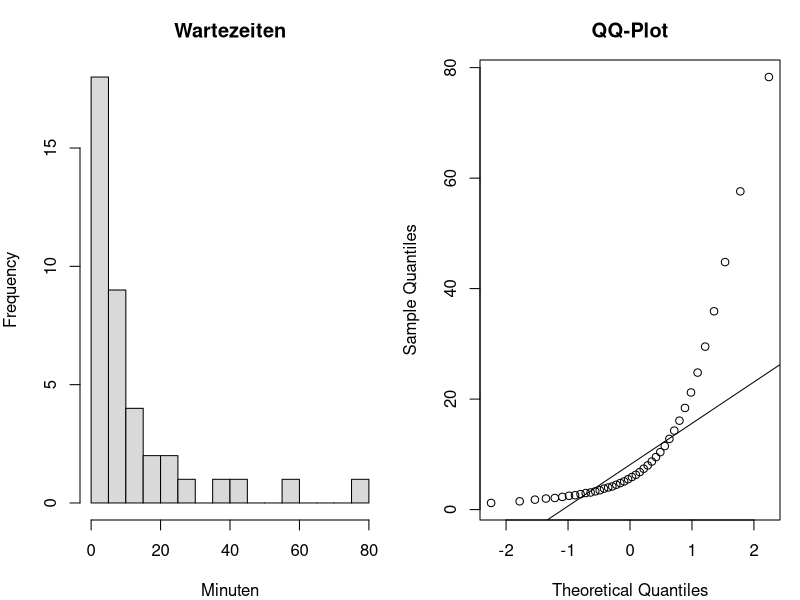
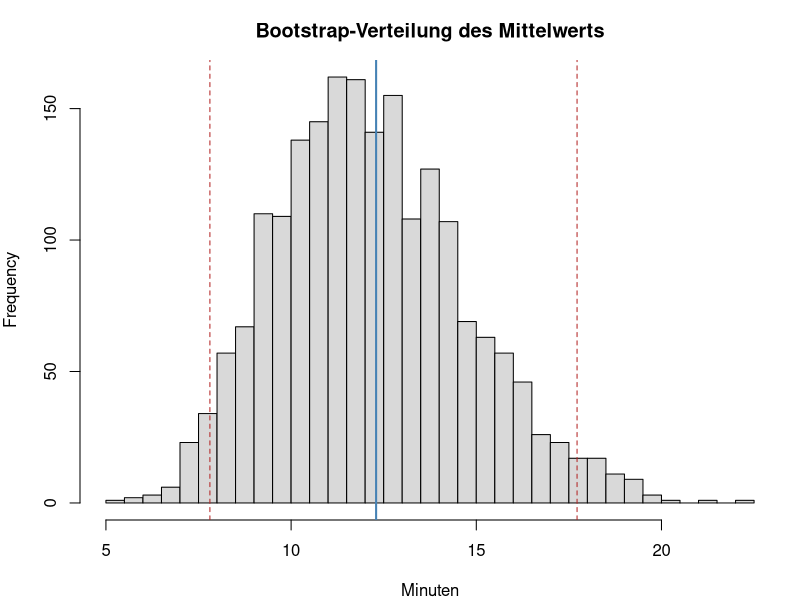

Here is the R script that generated these plots, in order:
## ---- chunk 1
#| label: setup-r
#| include: false
# Wartezeiten in Minuten, deutlich rechtsschief.
warten <- c(1.2, 1.5, 1.8, 2.0, 2.1, 2.3, 2.5, 2.6, 2.8, 3.0,
            3.1, 3.3, 3.5, 3.8, 4.0, 4.2, 4.5, 4.8, 5.1, 5.5,
            5.9, 6.3, 6.8, 7.4, 8.0, 8.7, 9.5, 10.4, 11.5, 12.8,
            14.3, 16.1, 18.4, 21.2, 24.8, 29.5, 35.9, 44.8, 57.6, 78.3)

# Zufallszahlen aus dem Lehmer-Generator: s <- (16807 * s) mod 2147483647.
# Alle Zwischenwerte bleiben unter 2^53 und sind damit in R und Python exakt
# gleich. Dadurch liefern beide Sprachen dieselben Ziehungen; die eingebauten
# Generatoren taeten das nicht.
lehmer <- function(saat, anzahl) {
  s <- saat
  raus <- numeric(anzahl)
  for (k in seq_len(anzahl)) {
    s <- (16807 * s) %% 2147483647
    raus[k] <- s / 2147483647
  }
  raus
}

ziehungen <- function(werte, wiederholungen, saat = 42) {
  n <- length(werte)
  u <- lehmer(saat, wiederholungen * n)
  index <- floor(u * n) + 1
  matrix(werte[index], nrow = wiederholungen, ncol = n, byrow = TRUE)
}
## ---- chunk 2
#| label: fig-b1-boot-r
#| fig-cap: "Beispiel 1: die rechtsschiefe Verteilung der Wartezeiten."
#| fig-height: 3.2
par(mfrow = c(1, 2), mar = c(4, 4, 3, 1))
hist(warten, breaks = 12, col = "grey85", main = "Wartezeiten",
     xlab = "Minuten")
qqnorm(warten, main = "QQ-Plot"); qqline(warten)
par(mfrow = c(1, 1))

round(c(n = length(warten), mittel = mean(warten), median = median(warten),
        sd = sd(warten)), 4)
## ---- chunk 3
#| label: fig-b2-boot-r
#| fig-cap: "Beispiel 1: die Bootstrap-Verteilung des Mittelwerts."
#| fig-height: 3.4
B <- 2000
zieh <- ziehungen(warten, B)
mittel_boot <- rowMeans(zieh)

par(mar = c(4, 4, 3, 1))
hist(mittel_boot, breaks = 40, col = "grey85",
     main = "Bootstrap-Verteilung des Mittelwerts", xlab = "Minuten")
abline(v = mean(warten), lwd = 2, col = "steelblue")
abline(v = quantile(mittel_boot, c(0.025, 0.975)), lty = 2, col = "firebrick")

round(c(beobachtet = mean(warten),
        boot_mittel = mean(mittel_boot),
        verzerrung = mean(mittel_boot) - mean(warten),
        boot_se = sd(mittel_boot)), 4)

round(quantile(mittel_boot, c(0.025, 0.975)), 4)

# Zum Vergleich das klassische t-Intervall
round(t.test(warten)$conf.int, 4)
## ---- chunk 4
#| label: b3-boot-rechnung-r
kennzahlen <- list(
  Mittelwert = function(m) rowMeans(m),
  Median = function(m) apply(m, 1, median),
  "getrimmt 10%" = function(m) apply(m, 1, mean, trim = 0.1)
)

ergebnis <- t(sapply(names(kennzahlen), function(name) {
  verteilung <- kennzahlen[[name]](zieh)
  beobachtet <- switch(name,
                       "Mittelwert" = mean(warten),
                       "Median" = median(warten),
                       mean(warten, trim = 0.1))
  c(beobachtet = beobachtet,
    boot_se = sd(verteilung),
    unten = unname(quantile(verteilung, 0.025)),
    oben = unname(quantile(verteilung, 0.975)))
}))
round(ergebnis, 4)
## ---- chunk 5
#| label: b4-boot-rechnung-r
cat("Einfluss von B (Mittelwert, Saat 42):\n")
for (b in c(200, 1000, 2000)) {
  v <- rowMeans(ziehungen(warten, b))
  cat(sprintf("  B = %5d: %.4f bis %.4f\n", b,
              quantile(v, 0.025), quantile(v, 0.975)))
}

cat("\nEinfluss der Saat (B = 2000):\n")
for (saat in c(1, 42, 12345)) {
  v <- rowMeans(ziehungen(warten, 2000, saat = saat))
  cat(sprintf("  Saat %6d: %.4f bis %.4f\n", saat,
              quantile(v, 0.025), quantile(v, 0.975)))
}
## ---- chunk 6
#| label: b5-boot-rechnung-r
klein <- warten[1:8]
klein

zieh_klein <- ziehungen(klein, 2000)
median_klein <- apply(zieh_klein, 1, median)

round(c(median_beobachtet = median(klein),
        unten = unname(quantile(median_klein, 0.025)),
        oben = unname(quantile(median_klein, 0.975))), 4)

cat("verschiedene Werte in der Bootstrap-Verteilung:",
    length(unique(median_klein)), "\n")
cat("Maximum der Bootstrap-Verteilung:", max(median_klein),
    " Maximum der Daten:", max(klein), "\n")

table(round(median_klein, 2))[1:8]
